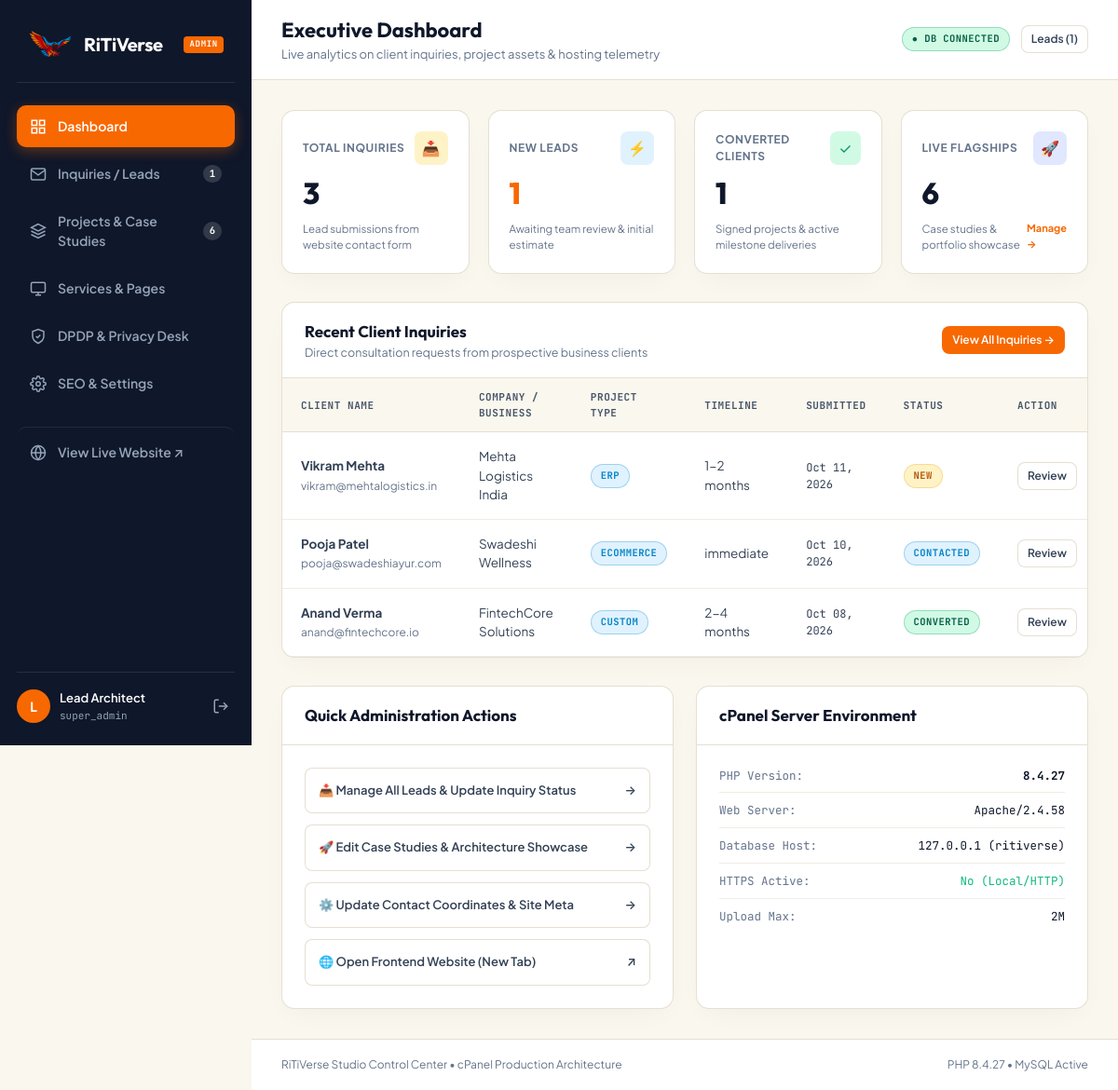
Before: /admin/index.php (signed in) with the older database file.
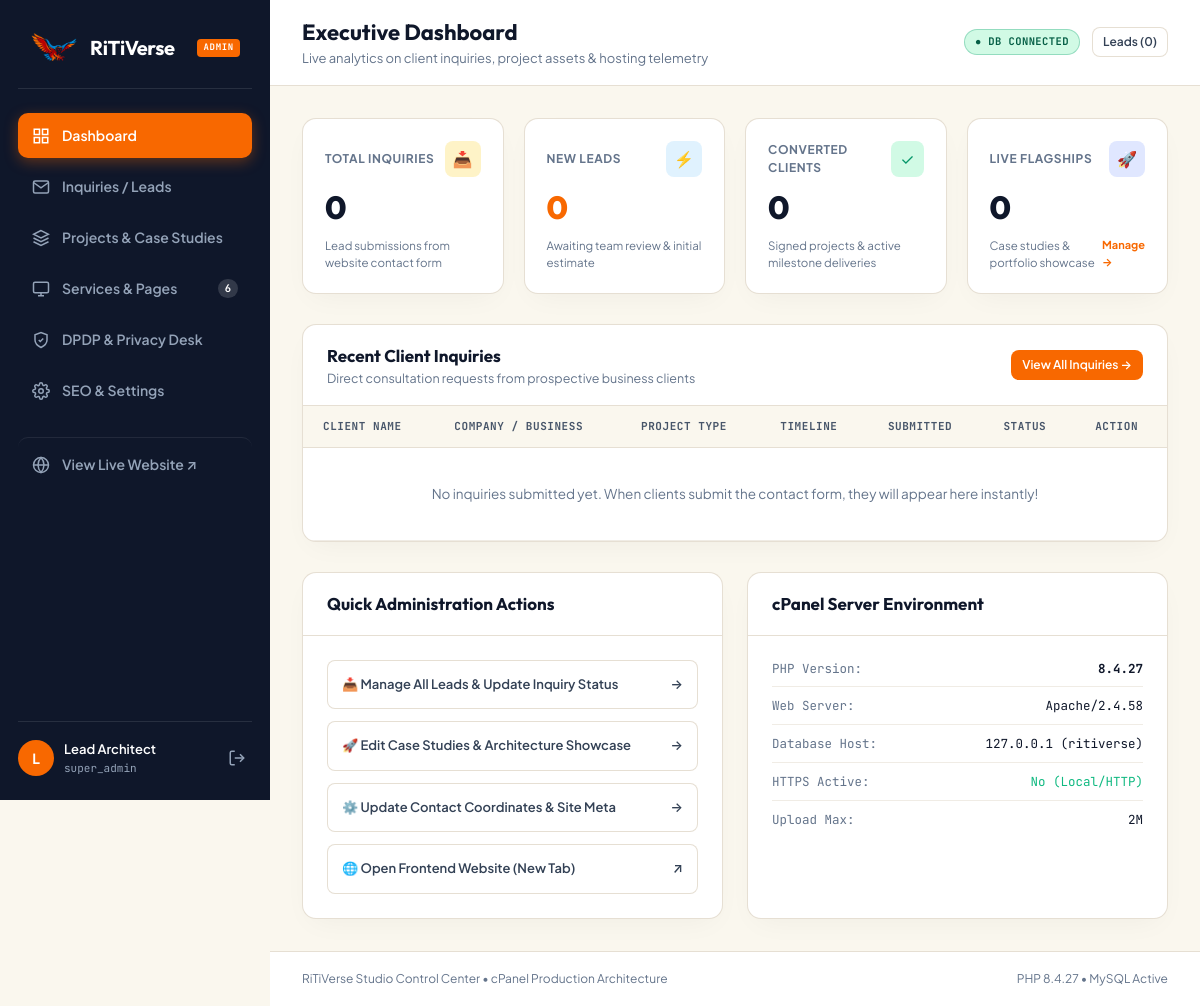
After: the same page with the newer database file.
### tables this page shows
CREATE TABLE IF NOT EXISTS `inquiries` (
  `id` INT UNSIGNED NOT NULL AUTO_INCREMENT,
  `name` VARCHAR(100) NOT NULL,
  `email` VARCHAR(120) NOT NULL,
  `company` VARCHAR(150) NOT NULL,
  `scope` VARCHAR(60) NOT NULL DEFAULT 'website',
  `timeline` VARCHAR(60) NOT NULL DEFAULT '1 – 2 months',
  `details` TEXT NOT NULL,
  `status` ENUM('new', 'contacted', 'in_progress', 'converted', 'archived') NOT NULL DEFAULT 'new',
  `consent_given` TINYINT(1) NOT NULL DEFAULT 0,
  `consent_timestamp` DATETIME NULL,
  `consent_ip` VARCHAR(45) NULL,
  `consent_version` VARCHAR(20) NOT NULL DEFAULT 'v1.0',
  `is_anonymized` TINYINT(1) NOT NULL DEFAULT 0,
  `anonymized_at` DATETIME NULL,
  `admin_notes` TEXT NULL,
  `ip_address` VARCHAR(45) NULL,
  `created_at` DATETIME NOT NULL DEFAULT CURRENT_TIMESTAMP,
  `updated_at` DATETIME NULL ON UPDATE CURRENT_TIMESTAMP,
  PRIMARY KEY (`id`),
  INDEX `idx_status` (`status`),
  INDEX `idx_created_at` (`created_at`)
);

### includes/config.php (called while the page is built, shortened)
<?php
function e($string) {
    return htmlspecialchars($string ?? '', ENT_QUOTES, 'UTF-8');
}

### includes/db.php (called while the page is built, shortened)
<?php
require_once __DIR__ . '/config.php';
class Database {
    private static $pdo = null;
    public static function getConnection() {
        if (self::$pdo !== null) {
            return self::$pdo;
        }
        $options = [
            PDO::ATTR_ERRMODE            => PDO::ERRMODE_EXCEPTION,
            PDO::ATTR_DEFAULT_FETCH_MODE => PDO::FETCH_ASSOC,
            PDO::ATTR_EMULATE_PREPARES   => false,
            PDO::ATTR_TIMEOUT            => 2
        ];
        $primaryHost = defined('DB_HOST') ? DB_HOST : '127.0.0.1';
        $primaryDb   = defined('DB_NAME') ? DB_NAME : 'ritiverse';
        $primaryUser = defined('DB_USER') ? DB_USER : 'root';
        $primaryPass = defined('DB_PASS') ? DB_PASS : '';
        $charset     = defined('DB_CHARSET') ? DB_CHARSET : 'utf8mb4';
        $dsn = "mysql:host={$primaryHost};dbname={$primaryDb};charset={$charset}";
        try {
            self::$pdo = new PDO($dsn, $primaryUser, $primaryPass, $options);
            return self::$pdo;
        } catch (PDOException $e) {
            self::$connectionError = $e->getMessage();
        }
        return null;
    }
    public static function isConnected() {
        return self::getConnection() !== null;
    }
}
function is_db_connected() {
    return Database::isConnected();
}

### admin/index.php (the view, shortened to what the changed rows need)
<?php
$active_tab = 'dashboard';
$admin_title = 'Executive Dashboard';
require_once __DIR__ . '/admin_header.php';
$db = get_db();
$total_inquiries = 0;
$new_inquiries = 0;
$converted_inquiries = 0;
$total_projects = 0;
$recent_inquiries = [];
if ($db) {
    try {
        $total_inquiries = (int)$db->query("SELECT COUNT(*) FROM inquiries")->fetchColumn();
        $new_inquiries = (int)$db->query("SELECT COUNT(*) FROM inquiries WHERE status = 'new'")->fetchColumn();
        $converted_inquiries = (int)$db->query("SELECT COUNT(*) FROM inquiries WHERE status = 'converted'")->fetchColumn();
        $total_projects = (int)$db->query("SELECT COUNT(*) FROM projects")->fetchColumn();
        $stmt = $db->query("SELECT * FROM inquiries ORDER BY created_at DESC LIMIT 5");
        $recent_inquiries = $stmt->fetchAll();
    } catch (Exception $e) {
        error_log("Dashboard query error: " . $e->getMessage());
    }
}
?>
<div class="admin-stats-grid">
  <div class="admin-stat-card">
    <div class="admin-stat-head">
      <span class="admin-stat-lbl">Total Inquiries</span>
      <div class="admin-stat-icon icon-orange">📥</div>
    </div>
    <div class="admin-stat-val"><?= $total_inquiries ?></div>
    <div class="admin-stat-foot">Lead submissions from website contact form</div>
  </div>
  <div class="admin-stat-card">
    <div class="admin-stat-head">
      <span class="admin-stat-lbl">New Leads</span>
      <div class="admin-stat-icon icon-blue">⚡</div>
    </div>
    <div class="admin-stat-val" style="color: var(--admin-accent);"><?= $new_inquiries ?></div>
    <div class="admin-stat-foot">Awaiting team review &amp; initial estimate</div>
  </div>
  <div class="admin-stat-card">
    <div class="admin-stat-head">
      <span class="admin-stat-lbl">Converted Clients</span>
      <div class="admin-stat-icon icon-emerald">✓</div>
    </div>
    <div class="admin-stat-val"><?= $converted_inquiries ?></div>
    <div class="admin-stat-foot">Signed projects &amp; active milestone deliveries</div>
  </div>
  <a href="projects.php" class="admin-stat-card" style="text-decoration: none; color: inherit; transition: transform 0.2s, box-shadow 0.2s;" onmouseover="this.style.transform='translateY(-2px)'" onmouseout="this.style.transform='none'">
    <div class="admin-stat-head">
      <span class="admin-stat-lbl">Live Flagships</span>
      <div class="admin-stat-icon icon-indigo">🚀</div>
    </div>
    <div class="admin-stat-val"><?= $total_projects ?></div>
    <div class="admin-stat-foot" style="display: flex; justify-content: space-between; align-items: center;">
      <span>Case studies &amp; portfolio showcase</span>
      <span style="color: var(--admin-accent); font-weight: 700; font-size: 11px;">Manage →</span>
    </div>
  </a>
</div>
<div class="admin-table-card">
  <div class="admin-card-header">
    <div>
      <h2 class="admin-card-title">Recent Client Inquiries</h2>
    </div>
  </div>
  <div class="admin-table-wrap">
    <table class="admin-table">
      <thead>
        <tr>
          <th>Client Name</th>
          <th>Company / Business</th>
          <th>Project Type</th>
          <th>Timeline</th>
          <th>Submitted</th>
          <th>Status</th>
          <th>Action</th>
        </tr>
      </thead>
      <tbody>
        <?php if (!empty($recent_inquiries)): ?>
          <?php foreach ($recent_inquiries as $inq): ?>
            <tr>
              <td>
                <strong><?= e($inq['name']) ?></strong><br>
                <a href="mailto:<?= e($inq['email']) ?>" style="font-size: 12px; color: var(--admin-text-muted); text-decoration: none;"><?= e($inq['email']) ?></a>
              </td>
              <td><?= e($inq['company']) ?></td>
              <td><span class="status-pill status-contacted"><?= strtoupper(e($inq['scope'])) ?></span></td>
              <td><?= e($inq['timeline']) ?></td>
              <td style="font-family: var(--admin-font-mono); font-size: 12px;"><?= date('M d, Y', strtotime($inq['created_at'])) ?></td>
              <td>
                <span class="status-pill status-<?= e($inq['status']) ?>">
                  <?= ucfirst(str_replace('_', ' ', e($inq['status']))) ?>
                </span>
              </td>
              <td>
                <a href="inquiries.php?view=<?= $inq['id'] ?>" class="admin-btn admin-btn-outline admin-btn-sm">Review</a>
              </td>
            </tr>
          <?php endforeach; ?>
        <?php else: ?>
          <tr>
            <td colspan="7" style="text-align: center; padding: 36px; color: var(--admin-text-muted);">
              <?php if (is_db_connected()): ?>
                No inquiries submitted yet. When clients submit the contact form, they will appear here instantly!
              <?php else: ?>
                Database currently offline. Import <code>database.sql</code> into phpMyAdmin to see live inquiries.
              <?php endif; ?>
            </td>
          </tr>
        <?php endif; ?>
      </tbody>
    </table>
  </div>
</div>
<?php
require_once __DIR__ . '/admin_footer.php';
?>

### admin/admin_header.php (shortened to what the changed rows need)
<?php
require_once __DIR__ . '/../includes/config.php';
require_once __DIR__ . '/../includes/db.php';
$active_tab = $active_tab ?? 'dashboard';
$admin_title = $admin_title ?? 'Dashboard';
$new_inquiries_count = 0;
$total_projects_count = 0;
$total_services_count = 0;
$db = get_db();
if ($db) {
    try {
        $stmt = $db->query("SELECT COUNT(*) FROM inquiries WHERE status = 'new'");
        $new_inquiries_count = (int)$stmt->fetchColumn();
        $p_stmt = $db->query("SELECT COUNT(*) FROM projects");
        $total_projects_count = (int)$p_stmt->fetchColumn();
        $s_stmt = $db->query("SELECT COUNT(*) FROM services");
        $total_services_count = (int)$s_stmt->fetchColumn();
    } catch (Exception $e) {}
}
?>
<!DOCTYPE html>
<html lang="en">
<head>
  <link rel="stylesheet" href="css/admin.css">
</head>
<body>
<div class="admin-layout">
  <aside class="admin-sidebar">
    <div>
      <nav class="admin-nav-group">
        <a href="inquiries.php" class="admin-nav-link <?= ($active_tab === 'inquiries') ? 'active' : '' ?>">
          <svg viewBox="0 0 24 24" fill="none" stroke="currentColor">
            <path d="M4 4h16c1.1 0 2 .9 2 2v12c0 1.1-.9 2-2 2H4c-1.1 0-2-.9-2-2V6c0-1.1.9-2 2-2z"></path>
            <polyline points="22,6 12,13 2,6"></polyline>
          </svg>
          Inquiries / Leads
          <?php if ($new_inquiries_count > 0): ?>
            <span class="admin-nav-pill"><?= $new_inquiries_count ?></span>
          <?php endif; ?>
        </a>
        <a href="projects.php" class="admin-nav-link <?= ($active_tab === 'projects') ? 'active' : '' ?>">
          <svg viewBox="0 0 24 24" fill="none" stroke="currentColor">
            <polygon points="12 2 2 7 12 12 22 7 12 2"></polygon>
            <polyline points="2 17 12 22 22 17"></polyline>
            <polyline points="2 12 12 17 22 12"></polyline>
          </svg>
          Projects &amp; Case Studies
          <?php if ($total_projects_count > 0): ?>
            <span class="admin-nav-pill"><?= $total_projects_count ?></span>
          <?php endif; ?>
        </a>
        <a href="services.php" class="admin-nav-link <?= ($active_tab === 'services') ? 'active' : '' ?>">
          <svg viewBox="0 0 24 24" fill="none" stroke="currentColor">
            <rect x="2" y="3" width="20" height="14" rx="2" ry="2"></rect>
            <line x1="8" y1="21" x2="16" y2="21"></line>
            <line x1="12" y1="17" x2="12" y2="21"></line>
          </svg>
          Services &amp; Pages
          <?php if ($total_services_count > 0): ?>
            <span class="admin-nav-pill"><?= $total_services_count ?></span>
          <?php endif; ?>
        </a>
      </nav>
    </div>
  </aside>
  <main class="admin-main">
    <header class="admin-topbar">
      <div class="admin-topbar-title">
        <h1><?= e($admin_title) ?></h1>
      </div>
      <div class="admin-topbar-actions">
        <?php if (is_db_connected()): ?>
          <span class="status-pill status-converted" title="MySQL Connected">
            ● DB Connected
          </span>
        <?php else: ?>
          <span class="status-pill status-new" title="<?= e(Database::getError() ?: 'MySQL is offline. Check connection credentials.') ?>">
            ⚠ DB Offline
          </span>
        <?php endif; ?>
        <a href="inquiries.php" class="admin-btn admin-btn-outline admin-btn-sm">
          Leads (<?= $new_inquiries_count ?>)
        </a>
      </div>
    </header>
    <div class="admin-content-wrap">

Changed rows visible on the page:
removed inquiries: name "Vikram Mehta", email "vikram@mehtalogistics.in", company "Mehta Logistics India", scope "ERP", timeline "1-2 months", created_at "Oct 11, 2026", status "NEW"
removed inquiries: name "Pooja Patel", email "pooja@swadeshiayur.com", company "Swadeshi Wellness", scope "ECOMMERCE", timeline "immediate", created_at "Oct 10, 2026", status "CONTACTED"
removed inquiries: name "Anand Verma", email "anand@fintechcore.io", company "FintechCore Solutions", scope "CUSTOM", timeline "2-4 months", created_at "Oct 08, 2026", status "CONVERTED"
Other visible differences:
$total_services_count: (not shown) → "6"
$new_inquiries_count: "1" → "0"
$total_inquiries: "3" → "0"
$new_inquiries: "1" → "0"
$converted_inquiries: "1" → "0"
$total_projects: "6" → "0"
$new_inquiries_count: "1" → (not shown)
$total_projects_count: "6" → (not shown)
text now shown: "No inquiries submitted yet. When clients submit the contact form, they will appear here instantly!"
